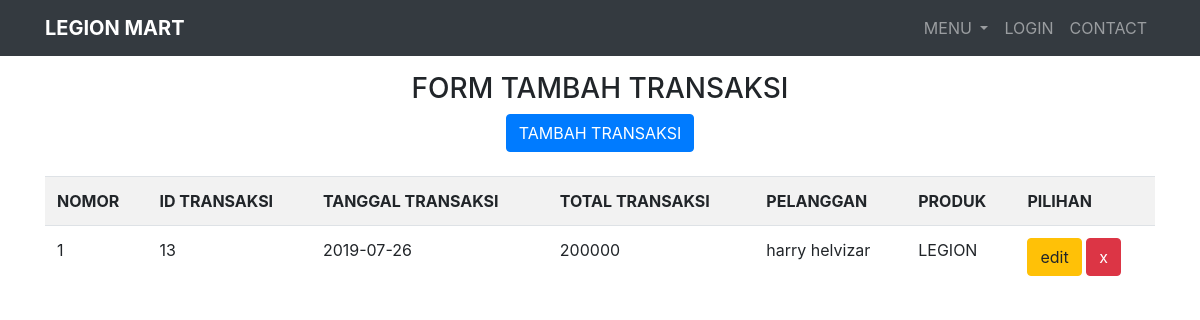
Page /transaksi.php on the committed database.
### tables this page shows
CREATE TABLE `transaksi` (
  `id_transaksi` int(12) NOT NULL,
  `tanggal_transaksi` date NOT NULL,
  `total_transaksi` int(11) NOT NULL,
  `id_pelanggan` int(12) NOT NULL,
  `id_produk` int(12) NOT NULL,
  `status` varchar(50) NOT NULL
);

CREATE TABLE `pelanggan` (
  `id_pelanggan` int(12) NOT NULL,
  `nama_pelanggan` varchar(50) NOT NULL,
  `alamat` varchar(100) NOT NULL,
  `jenis_kelamin` enum('L','P') NOT NULL,
  `username` varchar(50) NOT NULL,
  `password` varchar(50) NOT NULL
);

CREATE TABLE `produk` (
  `id_produk` int(11) NOT NULL,
  `nama_produk` varchar(50) NOT NULL,
  `warna` varchar(10) NOT NULL,
  `jumlah` int(11) NOT NULL,
  `id_merk` int(11) NOT NULL,
  `id_kategori` int(11) NOT NULL
);

### transaksi.php (the view, shortened to what this page needs)
<?php
include 'header.php';
include 'koneksi.php';
    $query = mysqli_query ($db, "SELECT * FROM transaksi INNER JOIN pelanggan ON transaksi.id_pelanggan = pelanggan.id_pelanggan INNER JOIN produk ON transaksi.id_produk = produk.id_produk ");
    $results = mysqli_fetch_all ($query, MYSQLI_ASSOC);
?>
<center><br><br><br>
    <div class="container">
    <h3>FORM TAMBAH TRANSAKSI</h3>
    <a class="btn btn-primary" href="add_transaksi.php">TAMBAH TRANSAKSI</a><br><br>
        <table class="table table-striped">
            <tr>
                <th>NOMOR</th>
                <th>ID TRANSAKSI</th>
                <th>TANGGAL TRANSAKSI</th>
                <th>TOTAL TRANSAKSI</th>
                <th>PELANGGAN</th>
                <th>PRODUK</th>
                <th>PILIHAN</th>
            </tr>
            <?php $i=1; ?>
            <?php foreach($results as $result) :?>
                <tr>
                    <td><?= $i; ?></td>
                    <td><?= $result['id_transaksi']; ?></td>
                    <td><?= $result['tanggal_transaksi']; ?></td>
                    <td><?= $result['total_transaksi']; ?></td>
                    <td><?= $result['nama_pelanggan']; ?></td>
                    <td><?= $result['nama_produk']; ?></td>
                    <td>
                        <a class="btn btn-warning" href="edit_transaksi.php?id_transaksi=<?= $result['id_transaksi']; ?>">edit</a>
                        <a class="btn btn-danger" href="transaksi.php?hapus=<?= $result['id_transaksi']; ?>">x</a>
                    </td>
                </tr>
            <?php $i++; ?>
            <?php endforeach; ?>
        </table>
    </div>
</center>

### rows in the picture
transaksi: id_transaksi "13", tanggal_transaksi "2019-07-26", total_transaksi "200000", id_pelanggan.nama_pelanggan "harry helvizar", id_produk.nama_produk "LEGION"
